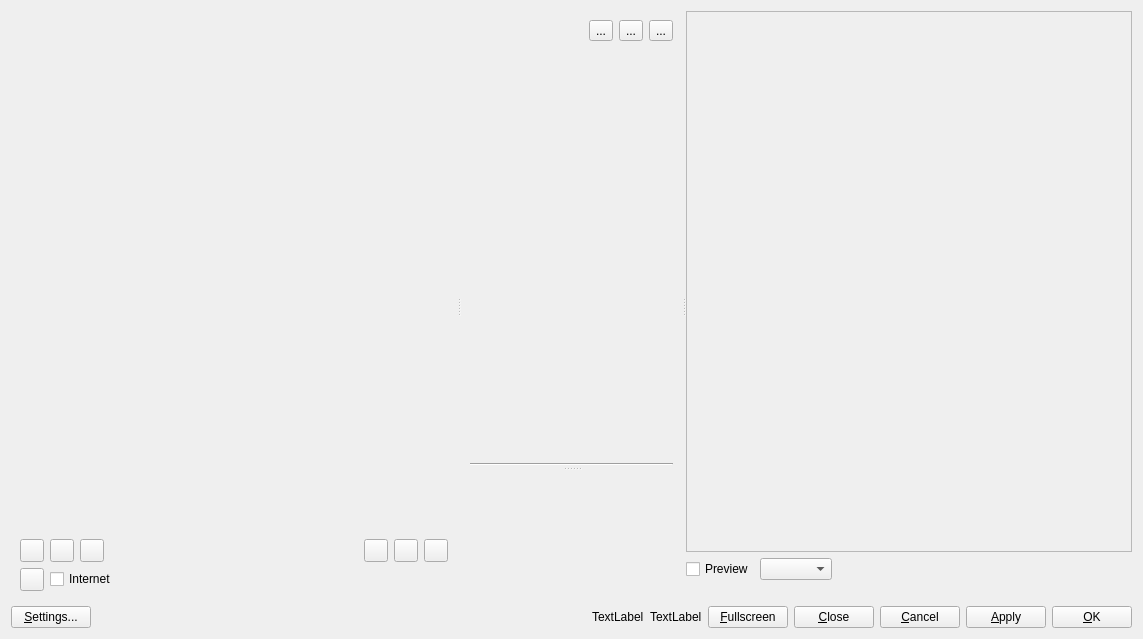
<?xml version="1.0" encoding="UTF-8"?>
<ui version="4.0">
  <class>MainWindow</class>
  <widget class="QWidget" name="MainWindow">
   <property name="geometry">
    <rect>
     <x>0</x>
     <y>0</y>
     <width>1143</width>
     <height>639</height>
    </rect>
   </property>
   <property name="windowTitle">
    <string>MainWindow</string>
   </property>
   <layout class="QVBoxLayout" name="verticalLayout_3" stretch="1,0">
    <item>
     <widget class="QSplitter" name="splitter">
      <property name="orientation">
       <enum>Qt::Orientation::Horizontal</enum>
      </property>
      <widget class="QFrame" name="filtersFrame">
       <property name="sizePolicy">
        <sizepolicy hsizetype="Preferred" vsizetype="Preferred">
         <horstretch>0</horstretch>
         <verstretch>0</verstretch>
        </sizepolicy>
       </property>
       <property name="frameShape">
        <enum>QFrame::Shape::NoFrame</enum>
       </property>
       <property name="frameShadow">
        <enum>QFrame::Shadow::Raised</enum>
       </property>
       <layout class="QVBoxLayout" name="verticalLayout_2" stretch="0,1,0,0">
        <property name="leftMargin">
         <number>0</number>
        </property>
        <property name="rightMargin">
         <number>0</number>
        </property>
        <item>
         <widget class="GmicQt::SearchFieldWidget" name="searchField" native="true">
          <property name="focusPolicy">
           <enum>Qt::FocusPolicy::StrongFocus</enum>
          </property>
         </widget>
        </item>
        <item>
         <widget class="GmicQt::FiltersView" name="filtersView" native="true"/>
        </item>
        <item>
         <widget class="QWidget" name="widget_2" native="true">
          <layout class="QHBoxLayout" name="horizontalLayout_8">
           <property name="topMargin">
            <number>0</number>
           </property>
           <property name="bottomMargin">
            <number>0</number>
           </property>
           <item>
            <widget class="QToolButton" name="tbAddFave">
             <property name="sizePolicy">
              <sizepolicy hsizetype="Fixed" vsizetype="Preferred">
               <horstretch>0</horstretch>
               <verstretch>0</verstretch>
              </sizepolicy>
             </property>
             <property name="text">
              <string/>
             </property>
            </widget>
           </item>
           <item>
            <widget class="QToolButton" name="tbRemoveFave">
             <property name="sizePolicy">
              <sizepolicy hsizetype="Fixed" vsizetype="Preferred">
               <horstretch>0</horstretch>
               <verstretch>0</verstretch>
              </sizepolicy>
             </property>
             <property name="text">
              <string/>
             </property>
            </widget>
           </item>
           <item>
            <widget class="QToolButton" name="tbRenameFave">
             <property name="sizePolicy">
              <sizepolicy hsizetype="Fixed" vsizetype="Preferred">
               <horstretch>0</horstretch>
               <verstretch>0</verstretch>
              </sizepolicy>
             </property>
             <property name="text">
              <string/>
             </property>
            </widget>
           </item>
           <item>
            <spacer name="horizontalSpacer">
             <property name="orientation">
              <enum>Qt::Orientation::Horizontal</enum>
             </property>
             <property name="sizeHint" stdset="0">
              <size>
               <width>40</width>
               <height>20</height>
              </size>
             </property>
            </spacer>
           </item>
           <item>
            <widget class="QToolButton" name="tbTags">
             <property name="text">
              <string/>
             </property>
             <property name="icon">
              <iconset resource="../gmic_qt.qrc">
               <normaloff>:/icons/color-wheel.png</normaloff>:/icons/color-wheel.png</iconset>
             </property>
            </widget>
           </item>
           <item>
            <widget class="QToolButton" name="tbSelectionMode">
             <property name="text">
              <string/>
             </property>
            </widget>
           </item>
           <item>
            <widget class="QToolButton" name="tbExpandCollapse">
             <property name="sizePolicy">
              <sizepolicy hsizetype="Fixed" vsizetype="Preferred">
               <horstretch>0</horstretch>
               <verstretch>0</verstretch>
              </sizepolicy>
             </property>
             <property name="text">
              <string/>
             </property>
            </widget>
           </item>
          </layout>
         </widget>
        </item>
        <item>
         <widget class="QWidget" name="widget" native="true">
          <layout class="QHBoxLayout" name="horizontalLayout_7">
           <property name="topMargin">
            <number>0</number>
           </property>
           <property name="bottomMargin">
            <number>0</number>
           </property>
           <item>
            <widget class="QToolButton" name="tbUpdateFilters">
             <property name="sizePolicy">
              <sizepolicy hsizetype="Fixed" vsizetype="Preferred">
               <horstretch>0</horstretch>
               <verstretch>0</verstretch>
              </sizepolicy>
             </property>
             <property name="text">
              <string/>
             </property>
            </widget>
           </item>
           <item>
            <widget class="QCheckBox" name="cbInternetUpdate">
             <property name="toolTip">
              <string>&lt;html&gt;&lt;head/&gt;&lt;body&gt;&lt;p&gt;Download filter definitions from remote sources&lt;/p&gt;&lt;/body&gt;&lt;/html&gt;</string>
             </property>
             <property name="text">
              <string>Internet</string>
             </property>
            </widget>
           </item>
          </layout>
         </widget>
        </item>
       </layout>
      </widget>
      <widget class="QFrame" name="parametersPanel">
       <property name="sizePolicy">
        <sizepolicy hsizetype="MinimumExpanding" vsizetype="Preferred">
         <horstretch>0</horstretch>
         <verstretch>0</verstretch>
        </sizepolicy>
       </property>
       <property name="frameShape">
        <enum>QFrame::Shape::NoFrame</enum>
       </property>
       <property name="frameShadow">
        <enum>QFrame::Shadow::Raised</enum>
       </property>
       <layout class="QVBoxLayout" name="verticalLayout_5">
        <item>
         <widget class="QSplitter" name="verticalSplitter">
          <property name="orientation">
           <enum>Qt::Orientation::Vertical</enum>
          </property>
          <property name="handleWidth">
           <number>6</number>
          </property>
          <widget class="QWidget" name="vSplitterTopWidget" native="true">
           <property name="minimumSize">
            <size>
             <width>0</width>
             <height>150</height>
            </size>
           </property>
           <layout class="QVBoxLayout" name="verticalLayout_4">
            <property name="leftMargin">
             <number>0</number>
            </property>
            <property name="topMargin">
             <number>0</number>
            </property>
            <property name="rightMargin">
             <number>0</number>
            </property>
            <property name="bottomMargin">
             <number>0</number>
            </property>
            <item>
             <layout class="QHBoxLayout" name="horizontalLayout_6">
              <item>
               <widget class="QLabel" name="filterName">
                <property name="sizePolicy">
                 <sizepolicy hsizetype="Preferred" vsizetype="Fixed">
                  <horstretch>0</horstretch>
                  <verstretch>0</verstretch>
                 </sizepolicy>
                </property>
                <property name="text">
                 <string/>
                </property>
               </widget>
              </item>
              <item>
               <widget class="QToolButton" name="tbCopyCommand">
                <property name="text">
                 <string>...</string>
                </property>
               </widget>
              </item>
              <item>
               <widget class="QToolButton" name="tbRandomizeParameters">
                <property name="text">
                 <string>...</string>
                </property>
               </widget>
              </item>
              <item>
               <widget class="QToolButton" name="tbResetParameters">
                <property name="text">
                 <string>...</string>
                </property>
               </widget>
              </item>
             </layout>
            </item>
            <item>
             <widget class="QScrollArea" name="scrollAreaParameters">
              <property name="sizePolicy">
               <sizepolicy hsizetype="Preferred" vsizetype="Expanding">
                <horstretch>0</horstretch>
                <verstretch>0</verstretch>
               </sizepolicy>
              </property>
              <property name="frameShape">
               <enum>QFrame::Shape::NoFrame</enum>
              </property>
              <property name="horizontalScrollBarPolicy">
               <enum>Qt::ScrollBarPolicy::ScrollBarAsNeeded</enum>
              </property>
              <property name="sizeAdjustPolicy">
               <enum>QAbstractScrollArea::SizeAdjustPolicy::AdjustToContents</enum>
              </property>
              <property name="widgetResizable">
               <bool>true</bool>
              </property>
              <widget class="QWidget" name="scrollAreaWidgetContents_2">
               <property name="geometry">
                <rect>
                 <x>0</x>
                 <y>0</y>
                 <width>227</width>
                 <height>397</height>
                </rect>
               </property>
               <layout class="QVBoxLayout" name="verticalLayout_6">
                <item>
                 <widget class="GmicQt::FilterParametersWidget" name="filterParams" native="true">
                  <property name="sizePolicy">
                   <sizepolicy hsizetype="Preferred" vsizetype="Preferred">
                    <horstretch>0</horstretch>
                    <verstretch>0</verstretch>
                   </sizepolicy>
                  </property>
                  <property name="focusPolicy">
                   <enum>Qt::FocusPolicy::NoFocus</enum>
                  </property>
                 </widget>
                </item>
               </layout>
              </widget>
             </widget>
            </item>
            <item>
             <spacer name="verticalSpacer">
              <property name="orientation">
               <enum>Qt::Orientation::Vertical</enum>
              </property>
              <property name="sizeType">
               <enum>QSizePolicy::Policy::Fixed</enum>
              </property>
              <property name="sizeHint" stdset="0">
               <size>
                <width>20</width>
                <height>9</height>
               </size>
              </property>
             </spacer>
            </item>
            <item>
             <widget class="Line" name="vSplitterLine">
              <property name="orientation">
               <enum>Qt::Orientation::Horizontal</enum>
              </property>
             </widget>
            </item>
           </layout>
          </widget>
          <widget class="GmicQt::InOutPanel" name="inOutSelector" native="true">
           <property name="sizePolicy">
            <sizepolicy hsizetype="Preferred" vsizetype="Preferred">
             <horstretch>0</horstretch>
             <verstretch>0</verstretch>
            </sizepolicy>
           </property>
           <property name="autoFillBackground">
            <bool>false</bool>
           </property>
          </widget>
         </widget>
        </item>
       </layout>
      </widget>
      <widget class="QWidget" name="previewPanel" native="true">
       <layout class="QVBoxLayout" name="verticalLayout" stretch="1,0,0">
        <property name="leftMargin">
         <number>0</number>
        </property>
        <property name="topMargin">
         <number>0</number>
        </property>
        <property name="rightMargin">
         <number>0</number>
        </property>
        <property name="bottomMargin">
         <number>0</number>
        </property>
        <item>
         <widget class="QFrame" name="previewFrame">
          <property name="frameShape">
           <enum>QFrame::Shape::StyledPanel</enum>
          </property>
          <property name="frameShadow">
           <enum>QFrame::Shadow::Raised</enum>
          </property>
          <layout class="QVBoxLayout" name="verticalLayout_7">
           <property name="spacing">
            <number>2</number>
           </property>
           <property name="leftMargin">
            <number>2</number>
           </property>
           <property name="topMargin">
            <number>2</number>
           </property>
           <property name="rightMargin">
            <number>2</number>
           </property>
           <property name="bottomMargin">
            <number>2</number>
           </property>
           <item>
            <widget class="GmicQt::PreviewWidget" name="previewWidget" native="true">
             <property name="focusPolicy">
              <enum>Qt::FocusPolicy::StrongFocus</enum>
             </property>
            </widget>
           </item>
          </layout>
         </widget>
        </item>
        <item>
         <layout class="QHBoxLayout" name="horizontalLayout_2">
          <item>
           <widget class="QCheckBox" name="cbPreview">
            <property name="toolTip">
             <string>&lt;html&gt;&lt;head/&gt;&lt;body&gt;&lt;p&gt;Enable/disable preview&lt;br/&gt;(Ctrl+P)&lt;br/&gt;(right click on preview image for instant swapping)&lt;/p&gt;&lt;/body&gt;&lt;/html&gt;</string>
            </property>
            <property name="text">
             <string>Preview</string>
            </property>
           </widget>
          </item>
          <item>
           <widget class="QComboBox" name="cbPreviewType">
            <property name="toolTip">
             <string>Preview type (Ctrl+Shift+P)</string>
            </property>
           </widget>
          </item>
          <item>
           <spacer name="horizontalSpacer_2">
            <property name="orientation">
             <enum>Qt::Orientation::Horizontal</enum>
            </property>
            <property name="sizeHint" stdset="0">
             <size>
              <width>40</width>
              <height>20</height>
             </size>
            </property>
           </spacer>
          </item>
          <item>
           <widget class="GmicQt::ZoomLevelSelector" name="zoomLevelSelector" native="true">
            <property name="minimumSize">
             <size>
              <width>40</width>
              <height>0</height>
             </size>
            </property>
           </widget>
          </item>
         </layout>
        </item>
        <item>
         <widget class="QWidget" name="belowPreviewWidget" native="true">
          <layout class="QHBoxLayout" name="horizontalLayout_5" stretch="1,0">
           <property name="leftMargin">
            <number>0</number>
           </property>
           <property name="topMargin">
            <number>0</number>
           </property>
           <property name="rightMargin">
            <number>0</number>
           </property>
           <property name="bottomMargin">
            <number>0</number>
           </property>
           <item>
            <widget class="QWidget" name="belowPreviewPadding" native="true">
             <property name="sizePolicy">
              <sizepolicy hsizetype="Expanding" vsizetype="Preferred">
               <horstretch>0</horstretch>
               <verstretch>0</verstretch>
              </sizepolicy>
             </property>
            </widget>
           </item>
           <item>
            <widget class="QLabel" name="logosLabel">
             <property name="sizePolicy">
              <sizepolicy hsizetype="Preferred" vsizetype="Preferred">
               <horstretch>0</horstretch>
               <verstretch>0</verstretch>
              </sizepolicy>
             </property>
             <property name="text">
              <string/>
             </property>
             <property name="pixmap">
              <pixmap>:/resources/gimp_logos.png</pixmap>
             </property>
             <property name="alignment">
              <set>Qt::AlignmentFlag::AlignCenter</set>
             </property>
            </widget>
           </item>
          </layout>
         </widget>
        </item>
       </layout>
      </widget>
     </widget>
    </item>
    <item>
     <layout class="QHBoxLayout" name="horizontalLayout" stretch="0,1,0,0,0,0,0,0,0">
      <item>
       <widget class="QPushButton" name="pbSettings">
        <property name="sizePolicy">
         <sizepolicy hsizetype="Fixed" vsizetype="Fixed">
          <horstretch>0</horstretch>
          <verstretch>0</verstretch>
         </sizepolicy>
        </property>
        <property name="text">
         <string>&amp;Settings...</string>
        </property>
       </widget>
      </item>
      <item>
       <widget class="GmicQt::ProgressInfoWidget" name="progressInfoWidget" native="true"/>
      </item>
      <item>
       <widget class="QLabel" name="messageLabel">
        <property name="sizePolicy">
         <sizepolicy hsizetype="Preferred" vsizetype="Preferred">
          <horstretch>0</horstretch>
          <verstretch>0</verstretch>
         </sizepolicy>
        </property>
        <property name="text">
         <string>TextLabel</string>
        </property>
       </widget>
      </item>
      <item>
       <widget class="QLabel" name="rightMessageLabel">
        <property name="text">
         <string>TextLabel</string>
        </property>
       </widget>
      </item>
      <item>
       <widget class="QPushButton" name="pbFullscreen">
        <property name="sizePolicy">
         <sizepolicy hsizetype="Fixed" vsizetype="Fixed">
          <horstretch>0</horstretch>
          <verstretch>0</verstretch>
         </sizepolicy>
        </property>
        <property name="text">
         <string>&amp;Fullscreen</string>
        </property>
       </widget>
      </item>
      <item>
       <widget class="QPushButton" name="pbClose">
        <property name="sizePolicy">
         <sizepolicy hsizetype="Fixed" vsizetype="Fixed">
          <horstretch>0</horstretch>
          <verstretch>0</verstretch>
         </sizepolicy>
        </property>
        <property name="text">
         <string>&amp;Close</string>
        </property>
       </widget>
      </item>
      <item>
       <widget class="QPushButton" name="pbCancel">
        <property name="sizePolicy">
         <sizepolicy hsizetype="Fixed" vsizetype="Fixed">
          <horstretch>0</horstretch>
          <verstretch>0</verstretch>
         </sizepolicy>
        </property>
        <property name="text">
         <string>&amp;Cancel</string>
        </property>
       </widget>
      </item>
      <item>
       <widget class="QPushButton" name="pbApply">
        <property name="sizePolicy">
         <sizepolicy hsizetype="Fixed" vsizetype="Fixed">
          <horstretch>0</horstretch>
          <verstretch>0</verstretch>
         </sizepolicy>
        </property>
        <property name="text">
         <string>&amp;Apply</string>
        </property>
       </widget>
      </item>
      <item>
       <widget class="QPushButton" name="pbOk">
        <property name="sizePolicy">
         <sizepolicy hsizetype="Fixed" vsizetype="Fixed">
          <horstretch>0</horstretch>
          <verstretch>0</verstretch>
         </sizepolicy>
        </property>
        <property name="text">
         <string>&amp;OK</string>
        </property>
       </widget>
      </item>
     </layout>
    </item>
   </layout>
  </widget>
 <customwidgets>
  <customwidget>
   <class>GmicQt::ProgressInfoWidget</class>
   <extends>QWidget</extends>
   <header>Widgets/ProgressInfoWidget.h</header>
   <container>1</container>
  </customwidget>
  <customwidget>
   <class>GmicQt::FilterParametersWidget</class>
   <extends>QWidget</extends>
   <header>FilterParameters/FilterParametersWidget.h</header>
   <container>1</container>
  </customwidget>
  <customwidget>
   <class>GmicQt::PreviewWidget</class>
   <extends>QWidget</extends>
   <header>Widgets/PreviewWidget.h</header>
   <container>1</container>
  </customwidget>
  <customwidget>
   <class>GmicQt::SearchFieldWidget</class>
   <extends>QWidget</extends>
   <header>Widgets/SearchFieldWidget.h</header>
   <container>1</container>
  </customwidget>
  <customwidget>
   <class>GmicQt::ZoomLevelSelector</class>
   <extends>QWidget</extends>
   <header>Widgets/ZoomLevelSelector.h</header>
   <container>1</container>
  </customwidget>
  <customwidget>
   <class>GmicQt::FiltersView</class>
   <extends>QWidget</extends>
   <header>FilterSelector/FiltersView/FiltersView.h</header>
   <container>1</container>
  </customwidget>
  <customwidget>
   <class>GmicQt::InOutPanel</class>
   <extends>QWidget</extends>
   <header>Widgets/InOutPanel.h</header>
   <container>1</container>
  </customwidget>
 </customwidgets>
 <tabstops>
  <tabstop>previewWidget</tabstop>
  <tabstop>cbPreview</tabstop>
  <tabstop>pbCancel</tabstop>
  <tabstop>pbApply</tabstop>
  <tabstop>pbOk</tabstop>
 </tabstops>
 <resources>
  <include location="../gmic_qt.qrc"/>
 </resources>
 <connections/>
</ui>
